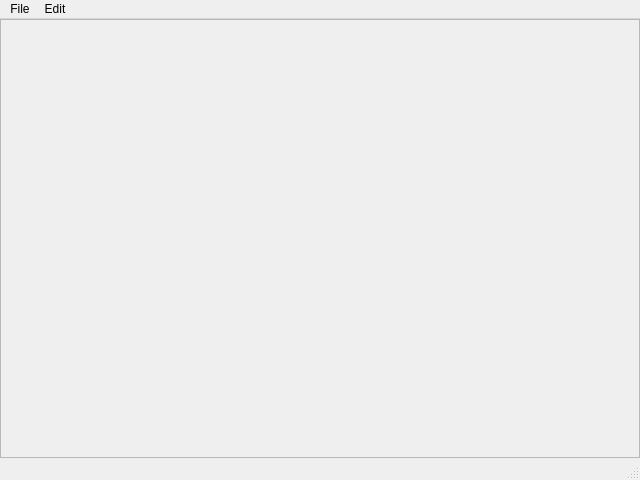
<?xml version="1.0" encoding="UTF-8"?>
<ui version="4.0">
 <class>MainWindow</class>
 <widget class="QMainWindow" name="MainWindow">
  <property name="geometry">
   <rect>
    <x>0</x>
    <y>0</y>
    <width>640</width>
    <height>480</height>
   </rect>
  </property>
  <property name="windowTitle">
   <string>Photo Editor</string>
  </property>
  <widget class="QWidget" name="centralwidget">
   <layout class="QVBoxLayout" name="verticalLayout">
    <property name="spacing">
     <number>0</number>
    </property>
    <property name="margin">
     <number>0</number>
    </property>
    <item>
     <widget class="QScrollArea" name="scrollArea">
      <property name="widgetResizable">
       <bool>true</bool>
      </property>
      <widget class="QWidget" name="scrollAreaWidgetContents">
       <property name="geometry">
        <rect>
         <x>0</x>
         <y>0</y>
         <width>636</width>
         <height>434</height>
        </rect>
       </property>
      </widget>
     </widget>
    </item>
   </layout>
  </widget>
  <widget class="QMenuBar" name="menubar">
   <property name="geometry">
    <rect>
     <x>0</x>
     <y>0</y>
     <width>640</width>
     <height>21</height>
    </rect>
   </property>
   <widget class="QMenu" name="menuFile">
    <property name="title">
     <string>File</string>
    </property>
    <addaction name="actionOpen"/>
    <addaction name="actionSave"/>
    <addaction name="actionQuit"/>
   </widget>
   <widget class="QMenu" name="menuEdit">
    <property name="title">
     <string>Edit</string>
    </property>
    <addaction name="actionWhiten_Skin"/>
   </widget>
   <addaction name="menuFile"/>
   <addaction name="menuEdit"/>
  </widget>
  <widget class="QStatusBar" name="statusbar"/>
  <action name="actionOpen">
   <property name="text">
    <string>Open ...</string>
   </property>
  </action>
  <action name="actionSave">
   <property name="text">
    <string>Save</string>
   </property>
  </action>
  <action name="actionWhiten_Skin">
   <property name="text">
    <string>Whiten Skin</string>
   </property>
  </action>
  <action name="actionQuit">
   <property name="text">
    <string>Quit</string>
   </property>
  </action>
 </widget>
 <resources/>
 <connections/>
</ui>
